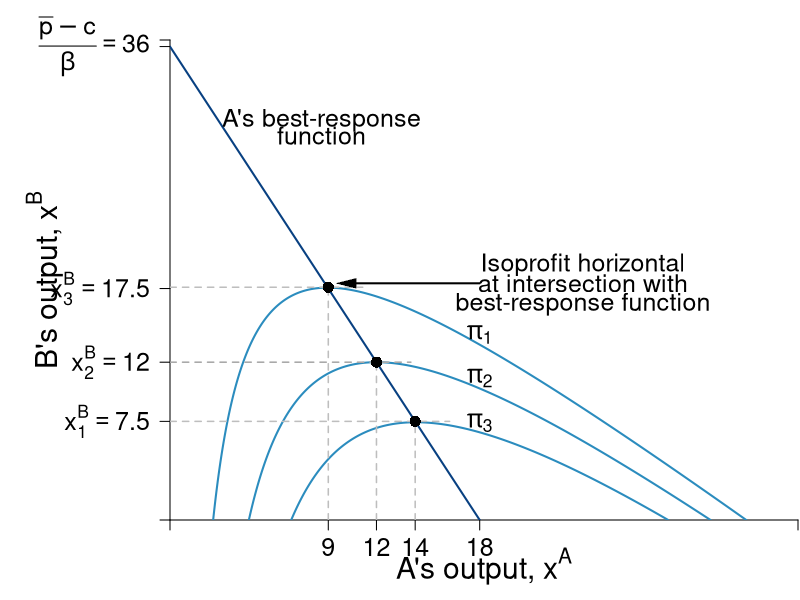

Source code (R):
require(shape)
pdf(file = "competitionmarkets/cournot_brf_isoA.pdf", width = 9, height = 7)

#Set parameters for graphics

pointsize <- 1.8
axislabelsize <- 1.8
labelsize <- 1.5
namesize <- 1.8
annotatesize <- 1.5
graphlinewidth <- 2
segmentlinewidth <- 1.5

COL <- c("#7fc97f", "#beaed4", "#fdc086", "#ffff99", "#386cb0", "#f0027f", "#bf5b17", "#666666")
COLA <- c("#99d8c9","#66c2a4","#41ae76", "#238b45", "#005824")
COLB <- c("#4eb3d3", "#2b8cbe", "#0868ac","#084081")

par(mar =  c(4, 8.5, 2, 0.1))

piA <- function(xa, xb, s = 0.5, pmax = 20, c1 = 2) {
  (pmax - s*xb)*xa - s*(xa)^2 - c1*xa
}

piB <- function(xa, xb, s = 0.5, pmax = 20, c1 = 2) {
  (pmax - s*xa)*xb - s*(xb)^2 - c1*xb
}

brfB <- function(xa, s = 0.5, pmax = 20, c1 = 2) {
  (pmax - c1)/(2*s) - (1/2)*xa
}

brfA <- function(xa, s = 0.5, pmax = 20, c1 = 2) {
  (pmax - c1)/s - 2*xa
}

xlims <- c(0, 36.5)
ylims <- c(0, 36.5)

npts <- 501 
x <- seq(xlims[1], xlims[2], length.out = npts)
y <- seq(ylims[1], ylims[2], length.out = npts) 
a <- c(42, 72, 102)
b <- c(72, 81, 90)


plot(0, 0, xlim = xlims, ylim = ylims, type = "n",
     xlab = expression(paste("")),
     ylab = expression(paste("")), 
     xaxt = "n", 
     yaxt = "n", 
     cex.lab = axislabelsize, 
     bty = "n",
     xaxs = "i", 
     yaxs = "i")

ticksy <- c(0, 7.5, 12, 17.6, 36, ylims[2])
ylabelsnum <- c(NA, expression(paste(x[1]^B == 7.5)), expression(paste(x[2]^B == 12)), expression(paste(x[3]^B)==17.5), expression(paste(frac(bar(p) - c,beta) == 36), NA))
#ylabels <- c(NA, expression(paste(x[1]^B)), expression(paste(x[2]^B)), expression(paste(x[3]^B)), expression(paste(frac(bar(p) - c[1],beta))))
ticksx <- c(0, 9.2, 12, 14.25, 18, xlims[2])
#xlabels <- c(NA, expression(paste(x[1]^A)), expression(paste(x[2]^A)), expression(paste(x[3]^A)), NA, NA)
xlabelsnum <- c(NA, expression(paste(9)), expression(paste(12)), expression(paste(14)), expression(paste(18)), NA)

#xlabels that include labels and numerical values 
#text(7, -2.3, expression(paste(x[1]^A == 9)),xpd = TRUE, cex = labelsize - 0.05)
#text(10, -2.3, expression(paste(x[2]^A == 12)),xpd = TRUE, cex = labelsize - 0.05)
#text(15, -2.3, expression(paste(x[3]^A == 14)),xpd = TRUE, cex = labelsize - 0.05)
#text(20, -2.5, expression(paste(frac(bar(p) - c[1],2*beta) == 18)),xpd = TRUE, cex = labelsize - 0.05)

axis(1, at = ticksx, pos = 0, labels = xlabelsnum, cex.axis = labelsize)
#axis(1, at = ticksx, pos = 0, labels = xlabels, cex.axis = labelsize)
axis(2, at = ticksy, pos = 0, labels = ylabelsnum, las = 1, cex.axis = labelsize)

npts <- 500 
xx1 <- seq(xlims[1], xlims[2], length.out = npts)

lines(xx1, brfA(xx1, s = 0.5, pmax = 20, c1 = 2), col = COLB[4], lwd = graphlinewidth)

contour(x, y, 
        outer(x, y, piA),
        drawlabels = FALSE,
        col = COLB[2],
        lwd = graphlinewidth,
        levels = a, 
        xaxs = "i", 
        yaxs = "i", 
        add = TRUE) 

text(0.5*xlims[2], -3.5, expression(paste("A's output, ", x^A)), xpd = TRUE, cex = axislabelsize) 
text(-7.3, 0.5*ylims[2], expression(paste("B's output, ", x^B)), xpd = TRUE, cex = axislabelsize, srt = 90) 


segments(0, 12, 14, 12, lty = 2, col = "darkgrey" , lwd = segmentlinewidth)
segments(12, 0, 12, 12, lty = 2, col = "gray" , lwd = segmentlinewidth)
points(12, 12, pch = 16, col = "black", cex = 1.5)
segments(0, 7.5, 16.25, 7.5, lty = 2, col = "gray" , lwd = segmentlinewidth)
segments(14.25, 0, 14.25, 7.5, lty = 2, col = "gray" , lwd = segmentlinewidth)
points(14.25, 7.5, pch = 16, col = "black", cex = 1.5)
segments(0, 17.7, 11.2, 17.7, lty = 2, col = "gray" , lwd = segmentlinewidth)
segments(9.2, 0, 9.2, 17.7, lty = 2, col = "gray" , lwd = segmentlinewidth)
points(9.2, 17.7, pch = 16, col = "black", cex = 1.5)

text(24, 19.4, expression(paste("Isoprofit horizontal")), cex = annotatesize)
text(24, 18, expression(paste("at intersection with")), cex = annotatesize)
text(24, 16.4, expression(paste("best-response function")), cex = annotatesize)
Arrows(18, 18, 10.25, 18, col = "black", lty = 1, lwd = 2, arr.type = "triangle", arr.lwd = 0.5)

#A's brf
text(8.8, 30.4, expression(paste("A's best-response")), cex = annotatesize)
text(8.8, 29.2, expression(paste("function")), cex = annotatesize)
#Arrows(9, 28.2, 9, 23.5, col = "black", lty = 1, lwd = 2, arr.type = "triangle", arr.lwd = 0.5)

#labels for the isoprofits
text(18, 7.4, expression(paste(pi[3])), cex = annotatesize)
text(18, 10.8, expression(paste(pi[2])), cex = annotatesize)
text(18, 14.1, expression(paste(pi[1])), cex = annotatesize)



dev.off()
